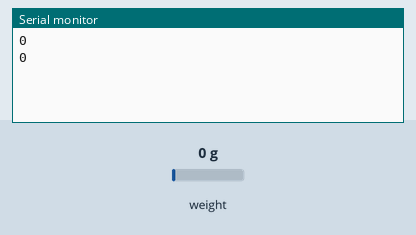
Bench run of a sketch on a simulated Arduino Uno, built with avr-gcc and run on an emulated ATmega328P. Parts: the last lines printed to the serial monitor. The inputs (shaded band) are chosen by the test bench; at power-on: weight on the scale 0 g.

Above: at 2.8 s.
2.9 s: weight on the scale set to 100 g
At 3.7 s:
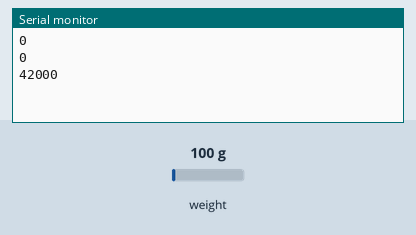
4.4 s: weight on the scale set to 1250 g
At 5.8 s:
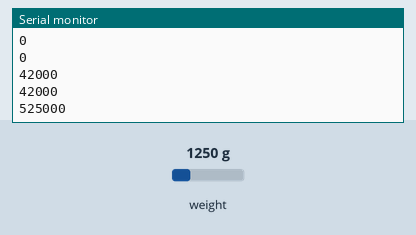
Timing chart, 0 to 7.4 s (numbered marks = the images above; inputs shaded):
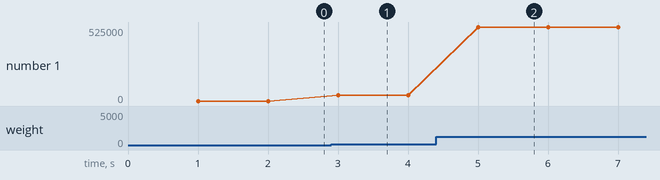

Measured:
- after the input at 2.9 s, the serial monitor: prints a new line after 0.10 s (image 1)
- after the input at 4.4 s, the serial monitor: prints a new line after 0.60 s (image 2)
- plotted number 1: 0 → 42000 after the input at 2.9 s, 42000 → 525000 after the input at 4.4 s

The sketch:

RegresionV1.0.ino
```cpp
#include "HX711.h"

//Variables
#define DOUT  A1
#define CLK  A0
HX711 balanza(DOUT, CLK);

void setup() {
  Serial.begin(9600);

}

void loop() {

 Serial.println(balanza.read_average(10));

}
```
